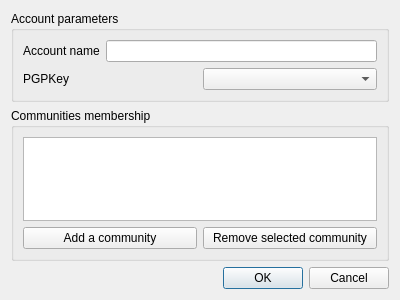
<?xml version="1.0" encoding="UTF-8"?>
<ui version="4.0">
 <class>AccountConfigurationDialog</class>
 <widget class="QDialog" name="AccountConfigurationDialog">
  <property name="geometry">
   <rect>
    <x>0</x>
    <y>0</y>
    <width>400</width>
    <height>300</height>
   </rect>
  </property>
  <property name="windowTitle">
   <string>Add an account</string>
  </property>
  <property name="modal">
   <bool>true</bool>
  </property>
  <layout class="QVBoxLayout" name="verticalLayout">
   <item>
    <widget class="QGroupBox" name="groupBox">
     <property name="title">
      <string>Account parameters</string>
     </property>
     <layout class="QVBoxLayout" name="verticalLayout_2">
      <item>
       <layout class="QHBoxLayout" name="horizontalLayout">
        <item>
         <widget class="QLabel" name="label">
          <property name="text">
           <string>Account name</string>
          </property>
         </widget>
        </item>
        <item>
         <widget class="QLineEdit" name="edit_accountName"/>
        </item>
       </layout>
      </item>
      <item>
       <layout class="QHBoxLayout" name="horizontalLayout_2">
        <item>
         <widget class="QLabel" name="label_2">
          <property name="text">
           <string>PGPKey </string>
          </property>
         </widget>
        </item>
        <item>
         <widget class="QComboBox" name="combo_keysList"/>
        </item>
       </layout>
      </item>
     </layout>
    </widget>
   </item>
   <item>
    <widget class="QGroupBox" name="groupBox_2">
     <property name="title">
      <string>Communities membership</string>
     </property>
     <layout class="QVBoxLayout" name="verticalLayout_3">
      <item>
       <widget class="QListView" name="list_communities">
        <property name="contextMenuPolicy">
         <enum>Qt::DefaultContextMenu</enum>
        </property>
       </widget>
      </item>
      <item>
       <layout class="QHBoxLayout" name="horizontalLayout_3">
        <item>
         <widget class="QPushButton" name="button_addCommunity">
          <property name="text">
           <string>Add a community</string>
          </property>
         </widget>
        </item>
        <item>
         <widget class="QPushButton" name="button_removeCommunity">
          <property name="text">
           <string>Remove selected community</string>
          </property>
         </widget>
        </item>
       </layout>
      </item>
     </layout>
    </widget>
   </item>
   <item>
    <widget class="QDialogButtonBox" name="buttonBox">
     <property name="orientation">
      <enum>Qt::Horizontal</enum>
     </property>
     <property name="standardButtons">
      <set>QDialogButtonBox::Cancel|QDialogButtonBox::Ok</set>
     </property>
    </widget>
   </item>
  </layout>
 </widget>
 <resources/>
 <connections>
  <connection>
   <sender>buttonBox</sender>
   <signal>accepted()</signal>
   <receiver>AccountConfigurationDialog</receiver>
   <slot>accept()</slot>
   <hints>
    <hint type="sourcelabel">
     <x>248</x>
     <y>254</y>
    </hint>
    <hint type="destinationlabel">
     <x>157</x>
     <y>274</y>
    </hint>
   </hints>
  </connection>
  <connection>
   <sender>buttonBox</sender>
   <signal>rejected()</signal>
   <receiver>AccountConfigurationDialog</receiver>
   <slot>reject()</slot>
   <hints>
    <hint type="sourcelabel">
     <x>316</x>
     <y>260</y>
    </hint>
    <hint type="destinationlabel">
     <x>286</x>
     <y>274</y>
    </hint>
   </hints>
  </connection>
  <connection>
   <sender>button_addCommunity</sender>
   <signal>clicked()</signal>
   <receiver>AccountConfigurationDialog</receiver>
   <slot>openAddCommunityDialog()</slot>
   <hints>
    <hint type="sourcelabel">
     <x>109</x>
     <y>237</y>
    </hint>
    <hint type="destinationlabel">
     <x>199</x>
     <y>149</y>
    </hint>
   </hints>
  </connection>
  <connection>
   <sender>button_removeCommunity</sender>
   <signal>clicked()</signal>
   <receiver>AccountConfigurationDialog</receiver>
   <slot>actionRemoveCommunity()</slot>
   <hints>
    <hint type="sourcelabel">
     <x>290</x>
     <y>237</y>
    </hint>
    <hint type="destinationlabel">
     <x>199</x>
     <y>149</y>
    </hint>
   </hints>
  </connection>
  <connection>
   <sender>list_communities</sender>
   <signal>doubleClicked(QModelIndex)</signal>
   <receiver>AccountConfigurationDialog</receiver>
   <slot>openEditCommunityDialog(QModelIndex)</slot>
   <hints>
    <hint type="sourcelabel">
     <x>199</x>
     <y>180</y>
    </hint>
    <hint type="destinationlabel">
     <x>199</x>
     <y>149</y>
    </hint>
   </hints>
  </connection>
 </connections>
 <slots>
  <slot>openAddCommunityDialog()</slot>
  <slot>keyChanged(int)</slot>
  <slot>actionRemoveCommunity()</slot>
  <slot>openEditCommunityDialog(QModelIndex)</slot>
 </slots>
</ui>
